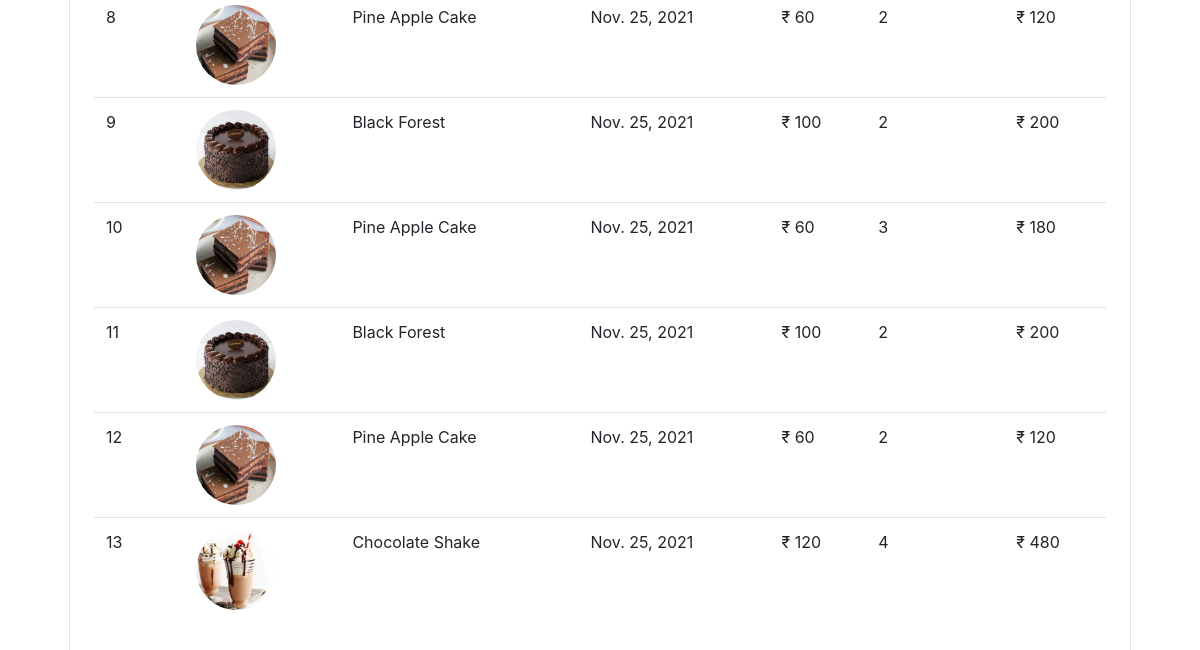
/orderhistory/ (signed in, lower part), run on an earlier commit of the app's database.
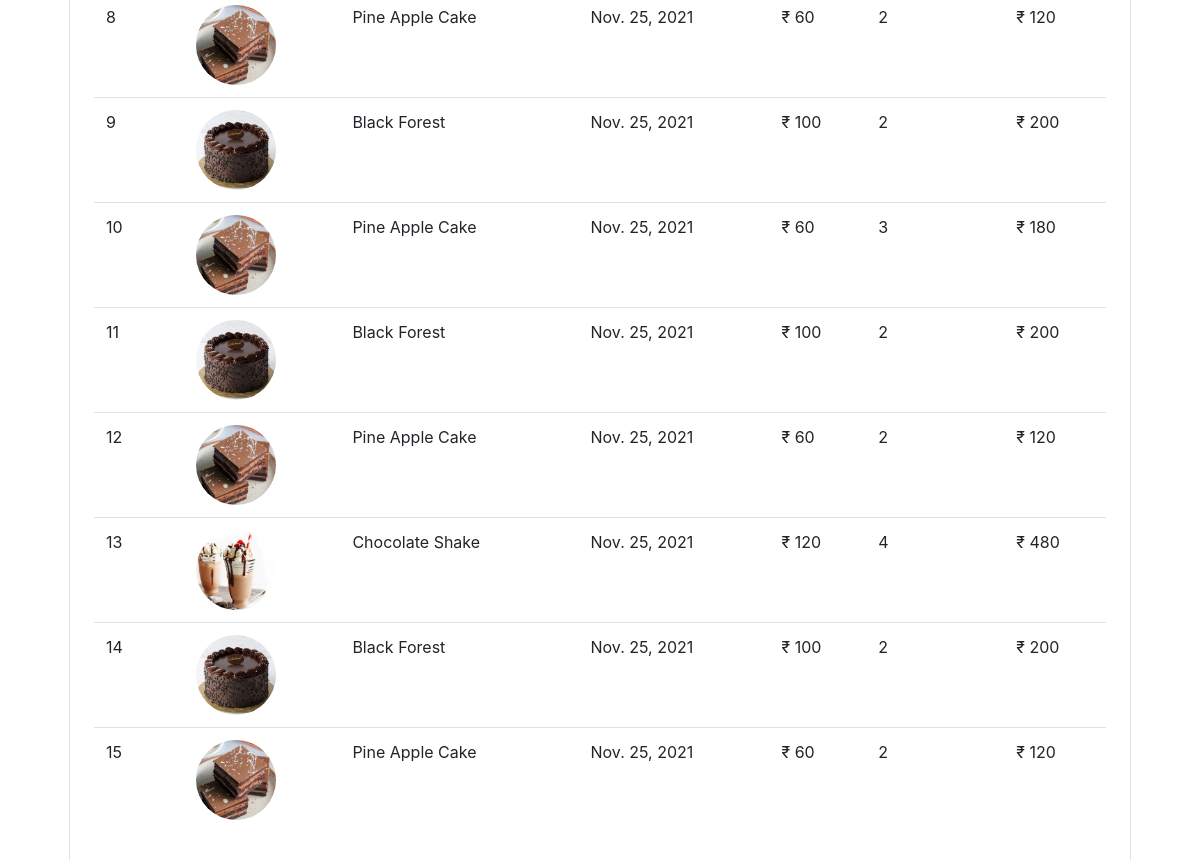
And on a later commit of the database.
### Bakery/models.py (models this page shows, shortened)
class Order(models.Model):
    product = models.ForeignKey(Product,on_delete=models.CASCADE,null=True)
    customer = models.ForeignKey(Customer,on_delete=models.CASCADE,null=True)
    quantity = models.IntegerField(default=1)
    price = models.IntegerField()
    email = models.EmailField()
    address = models.CharField(max_length=50,default='',blank=True)
    phone = models.CharField(max_length=15,default='',blank=True)
    date = models.DateField(default=datetime.datetime.today)
    @staticmethod
    def get_orders_by_customer(customer_email):
        return Order.objects.filter(email=customer_email)

class Product(models.Model):
    name = models.CharField(max_length=100, null=True)
    quantity = models.PositiveIntegerField(null=True)
    price = models.PositiveIntegerField(null=True)
    category = models.ForeignKey(Category, on_delete=models.CASCADE,default=1)
    image = models.ImageField(upload_to='uploads/products/', default='default_image.jpeg')

### Bakery/Views/views.py (the view)
# urls.py: path('orderhistory/', views.order_history.as_view(), name='Bakery-order'),
class order_history(View):
	def get(self, request):
		customer=request.session.get('customer_email')
		print(customer)
		orders=Order.get_orders_by_customer(customer)
		print('orders', orders)
		return render(request,'Bakery/order_history.html',{'orders': orders})

### Bakery/templatetags/custom_filter.py (called while the page is built)
@register.filter(name='currency')
def currency(nunmber):
    return "₹ "+str(nunmber)

@register.filter(name='multiply')
def multiply(number,number1):
    return number*number1

### templates/Bakery/order_history.html (shortened to what this page needs)
{%extends 'Partials/base.html'%}
{%block content%}
{%load cart%}
{%load custom_filter%}
<div class="container">
   <div class="border rounded p-4 m-4">
        <table class="table">
            <tbody>
                {% for order in orders %}
                <tr>
                    <td>{{forloop.counter}}</td>
                    <td><img style="height: 80px;" class="rounded-circle" src="{{order.product.image.url}}" alt=""></td>
                    <td>{{order.product.name}}</td>
                    <td>{{order.date}}</td>
                    <td>{{order.price|currency}}</td>
                    <td>{{order.quantity}}</td>
                    <td>{{order.quantity|multiply:order.price|currency}}</td>
                </tr>
                {% endfor %}
            </tbody>
        </table>
   </div>
</div>
{%endblock%}

### templates/Partials/base.html (shortened to what this page needs)
<!doctype html>
<html lang="en">
  <head>
    <link rel="stylesheet" href="https://cdn.jsdelivr.net/npm/bootstrap@4.6.1/dist/css/bootstrap.min.css">
  </head>
  <body>
    {%block content %}{%endblock%}
  </body>
</html>

What changed in the data, as far as the page shows it:
added Order: product.image (picture), product.name "Black Forest", date "Nov. 25, 2021", price "₹ 100", quantity "2", quantity|multiply "₹ 200"
added Order: product.image (picture), product.name "Pine Apple Cake", date "Nov. 25, 2021", price "₹ 60", quantity "2", quantity|multiply "₹ 120"
